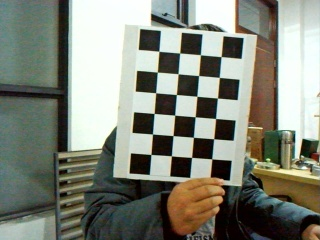
//> input picture test/slam/orb/left.jpg, 320 x 240 px
$ ./test_ORB   (built with g++ and OpenCV 4)
//> lines starting //> are read from the running program, lines starting //| are printed output that depends on the picture
#include <iostream>
#include <opencv2/opencv.hpp>
using namespace cv;

int main()
{
	Mat img1 = imread("left.jpg",0);
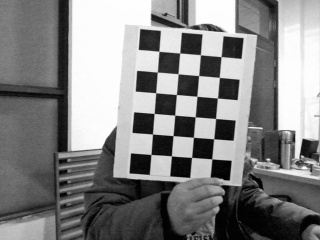
//> img1: 240 rows x 320 cols, CV_8UC1; min 0, max 255, mean 131.6
	Mat img2 = imread("right.jpg",0);
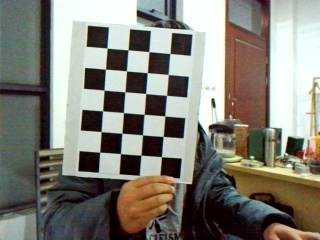
//> input picture test/slam/orb/right.jpg, 320 x 240 px
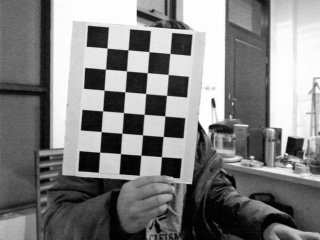
//> img2: 240 rows x 320 cols, CV_8UC1; min 0, max 255, mean 128
 	std::vector<KeyPoint> keypoints1, keypoints2;
	Mat descriptors1, descriptors2;
	Ptr<ORB> orb = ORB::create();

	// Oriented FAST 特征点
	orb->detect(img1, keypoints1);
//> keypoints1 = 476 keypoints; strongest (x, y, size): (171, 137, 31), (171, 134, 31), (153, 116, 31), (152, 112, 31)
	orb->detect(img2, keypoints2);
//> keypoints2 = 477 keypoints; strongest (x, y, size): (128, 73, 37.2), (168, 125, 111.1), (128, 68, 37.2), (98, 130, 37.2)
	// BRIEF 描述子
	orb->compute(img1, keypoints1, descriptors1);
	orb->compute(img2, keypoints2, descriptors2);

	// 匹配，使用 Hamming 距离
	std::vector<DMatch> matches;
	BFMatcher bfmatcher(NORM_HAMMING);
	bfmatcher.match(descriptors1, descriptors2, matches);
//> matches = 476 matches

	// 5 匹配对筛选
	double min_dist = 1000, max_dist = 0;
	for (int i = 0; i < descriptors1.rows; i++)
	{
		double dist = matches[i].distance;//汉明距离在matches中
		if (dist < min_dist) min_dist = dist;
		if (dist > max_dist) max_dist = dist;
	}
//> this loop made 476 passes
//> (dist, min_dist, max_dist) on pass 1: (22, 22, 22)
//> (dist, max_dist) on passes 2, 5, 14, 333, 376, 377: (27, 27), (32, 32), (50, 50), (59, 59), (65, 65), (84, 84)
//> after the loop, min_dist = 7; max_dist = 100
	// 当描述子之间的匹配大于2倍的最小距离时，即认为该匹配是一个错误的匹配。
	// 但有时描述子之间的最小距离非常小，可以设置一个经验值作为下限
	std::vector<DMatch> good_matches;
	for (int i = 0; i < descriptors1.rows; i++)
	{
		if (matches[i].distance <= max(2 * min_dist, 30.0))
			good_matches.push_back(matches[i]);
	}
//> after the loop, good_matches = 352 matches

	// 6 绘制匹配结果
	Mat img_match;
	drawMatches(img1, keypoints1, img2, keypoints2, good_matches, img_match);
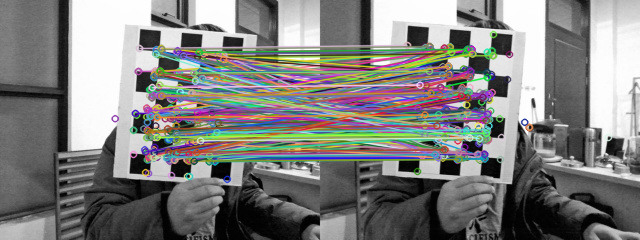
//> img_match: 240 rows x 640 cols, CV_8UC3; mean B, G, R 126.5, 128.2, 128.5
	imshow("img_match", img_match);
    waitKey();
	return 0;
}
